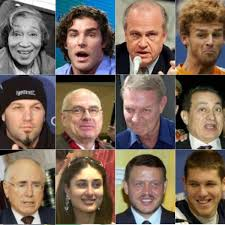
#> input picture Week 7/Day 31/images/images.jpeg, 225 x 225 px
$ python haar_cascade_opencv_1.py
#> lines starting #> are read from the running program, lines starting #| are printed output that depends on the picture; after the words box and inside, x2 and y2 are one past the last pixel; in counts of white or black regions, pixels touching at a corner belong together
# 1.  Write a program to detect a face in a static image using a Haar cascade.

import cv2 as cv

import cv2
from cv2.data import haarcascades


def detect_face(image_path):
    # Load the Haar cascade for face detection
#> called with image_path = 'images/images.jpeg'
    haar_cascade = cv.CascadeClassifier("Face Detaction/haar_face.xml")
    # cv2.imshow("trd",image_path)

    # Read the image
    image = cv2.imread(image_path)
#> image is the input picture: shape (225, 225, 3); mean B, G, R 91, 103.9, 122
    gray = cv2.cvtColor(image, cv2.COLOR_BGR2GRAY)
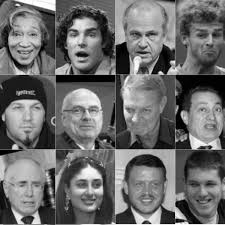
#> gray: shape (225, 225); min 0, max 255, mean 107.8
    cv.imshow("f",gray)

    # Detect faces
    faces = haar_cascade.detectMultiScale(gray, scaleFactor=1.1, minNeighbors=5)
#> faces = [[61, 91, 50, 50], [58, 15, 49, 49], [5, 91, 45, 45], [7, 167, 44, 44], [65, 166, 48, 48], [124, 166, 48, 48], [4, 18, 44, 44], [182, 169, 41, 41], [120, 17, 47, 47], [126, 50, 49, 49]]
    person_count = len(faces)
#> person_count = 10

    # Draw rectangles around detected faces
    for (x, y, w, h) in faces:
        cv2.rectangle(image, (x, y), (x + w, y + h), (255, 0, 0), 2)
        cv.putText(image, f"{person_count}", (20, 80), cv.FONT_HERSHEY_SIMPLEX, 2, (20, 25, 100), 5)
#> this loop made 10 passes
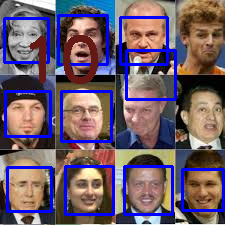
#> image: shape (225, 225, 3); 13.16% of pixels changed, all inside (x1, y1, x2, y2) = (3, 14, 225, 216)

    # Show the result
    cv2.imshow("Face Detection", image)
    cv2.waitKey(0)
    cv2.destroyAllWindows()


# Provide the path to your image
detect_face("images/images.jpeg")
